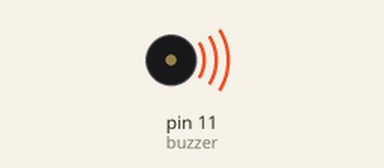
The sketch below on a simulated Arduino Uno, built with avr-gcc and run on an emulated ATmega328P. Shown: buzzer (waves = sounding).

Above: at 0.2 s.
At 2.7 s:
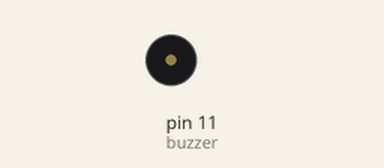
Timing chart, 0 to 3.2 s (numbered marks = the images above):
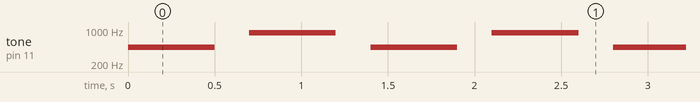

The sketch:

Passive_Buzzer.ino
```cpp
/*
  Project: Passive Buzzer Police Siren
  Description:
    - Generates a two-tone alternating siren effect using a passive buzzer.
*/

int buzzer = 11;  // Buzzer connected to pin 11

void setup() {
  // No pinMode needed, tone() handles it automatically
}

void loop() {
  // Tone(pin, frequency in Hz, duration in ms)
  tone(buzzer, 440, 500);  // Play note A4 (440 Hz) for 500 ms
  delay(700);              // Wait 700 ms before next tone
  tone(buzzer, 880, 500);  // Play note A5 (880 Hz) for 500 ms
  delay(700);              // Wait 700 ms before repeating
}
```

Measured:
- by itself, tone on pin 11 (buzzer): repeats every 1.4 s: silent 0.20 s, 880 Hz 0.50 s, silent 0.20 s, 440 Hz 0.50 s
